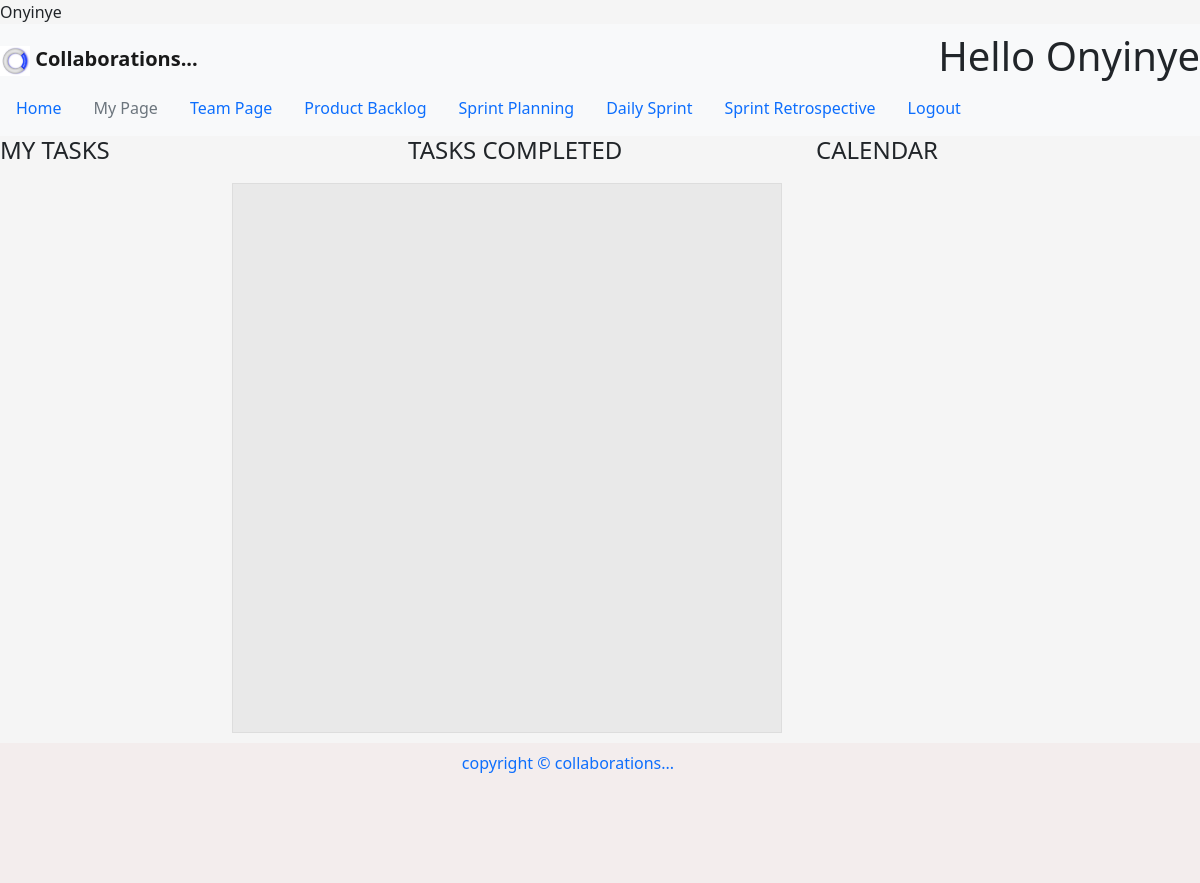
The app's page /userPage.php (signed in), older data.
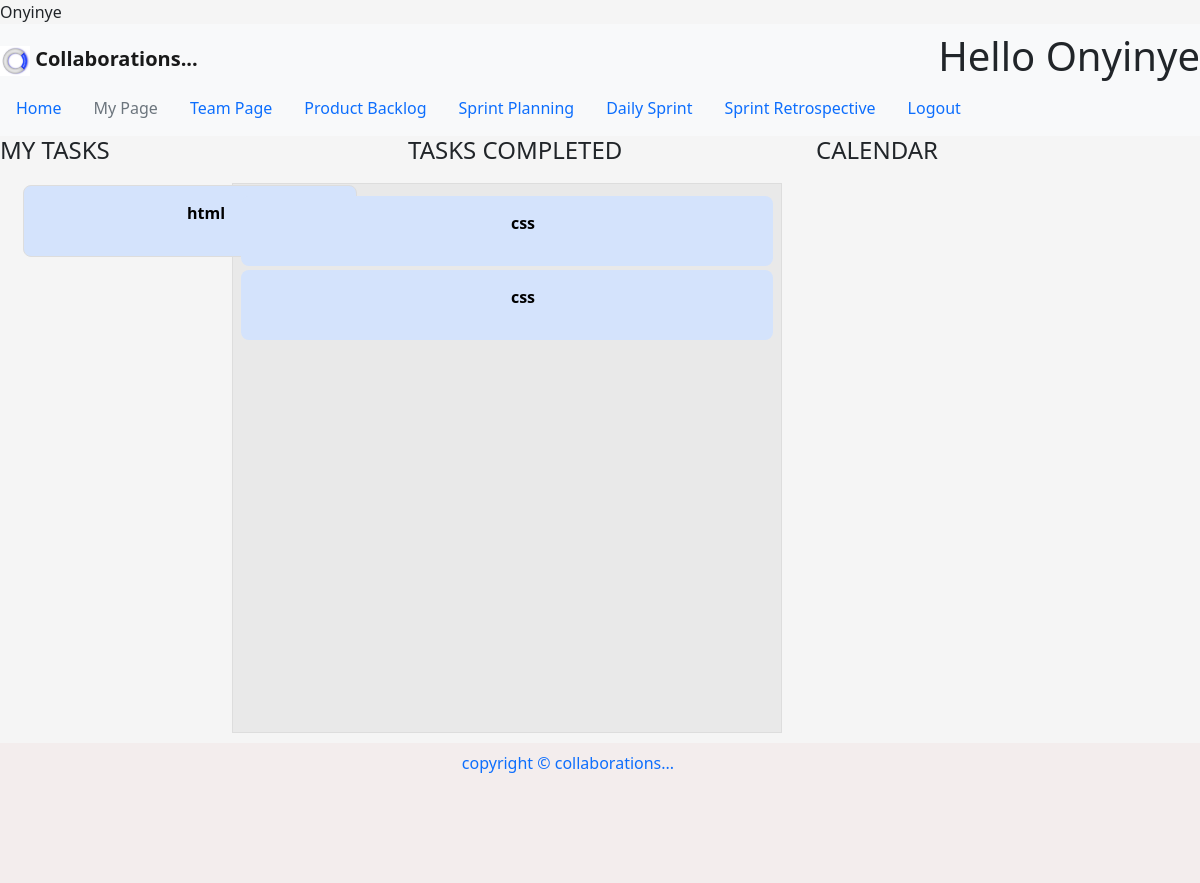
The same page, newer data.
### tables this page shows
CREATE TABLE `tasks` (
  `id` int(11) NOT NULL,
  `task` varchar(225) NOT NULL,
  `task_start` date NOT NULL,
  `task_end` date NOT NULL,
  `is_completed` enum('yes','no','maybe') DEFAULT NULL,
  `assigned_to` int(11) DEFAULT NULL
);

### userPage.php (the view, shortened to what this page needs)
<?php
include('dbconnect.php');
$user = $_SESSION['user'];
$result1 = mysqli_query($db,"SELECT * FROM tasks AS T, team_users AS U WHERE T.assigned_to = U.ID AND FirstName = '$user' AND is_completed = 'no'");
$mytask = mysqli_fetch_all($result1,MYSQLI_ASSOC);
$completeResult = mysqli_query($db, "SELECT id, task, is_completed FROM tasks where is_completed = 'yes' ORDER
BY id desc");
$completeTask = mysqli_fetch_all($completeResult,MYSQLI_ASSOC);
?>
<!DOCTYPE html>
<html lang="en">
<head>
    <link href="https://cdn.jsdelivr.net/npm/bootstrap@5.0.0-beta1/dist/css/bootstrap.min.css" rel="stylesheet">
    <link rel="stylesheet" href="//code.jquery.com/ui/1.12.1/themes/base/jquery-ui.css">
    <link rel="stylesheet" href="style.css">
</head>
<body>
<header>
    <nav class="navbar navbar-light bg-light">
        <a class="navbar-brand" href="#">
            <img src="assets/collabo_logo.jpeg" width="30" height="30" class="d-inline-block align-center" alt="collaborations logo"><b class="logoName">
                Collaborations...</b></a>
        <?php
        echo '<h1>Hello '. $_SESSION['user'].'</h1>';
        ?>
        <ul class="nav justify-content-center">
            <li class="nav-item">
                <a class="nav-link active" href="home.php">Home</a>
            </li>
            <li class="nav-item">
                <a class="nav-link disabled" href="userTest.php">My Page</a>
            </li>
            <li class="nav-item">
                <a class="nav-link" href="team_page.php">Team Page</a>
            </li>
            <li class="nav-item">
                <a class="nav-link" href="pBacklog.php">Product Backlog</a>
            </li>
            <li class="nav-item">
                <a class="nav-link" href="try.php">Sprint Planning</a>
            </li>
            <li class="nav-item">
                <a class="nav-link" href="">Daily Sprint</a>
            </li>
            <li class="nav-item">
                <a class="nav-link" href="Chat.php">Sprint Retrospective</a>
            </li>
            <li class="nav-item">
                <a class="nav-link" href="login.php">Logout</a>
            </li>
        </ul>
    </nav>
</header>
<div class="row">
    <div class="col-md-4">
        <h4>MY TASKS </h4>
        <div class="li_containers">
            <?php foreach ($mytask as $key => $item) { ?>
                <div class="ui-widget-content listitems" data-itemid=<?php echo $item['id'] ?> >
                    <ul>
                        <li><strong><?php echo $item['task'] ?></strong></li>
                    </ul>
                </div>
            <?php } ?>
        </div>
    </div>
    <div class="col-md-4">
        <h4>TASKS COMPLETED</h4>
        <div id="droppable" class="ui-widget-header">
            <?php foreach ($completeTask as $key => $citem) { ?>
                <div class="listitems" >
                    <ul>
                        <li><strong><?php echo $citem['task'] ?></strong></li>
                    </ul>
                </div>
            <?php } ?>
        </div>
    </div>
    <div class="col-md-4">
        <h4>CALENDAR</h4>
    </div>
</div>
<footer class="container-fluid">
    <ul class="nav justify-content-center">
        <li class="nav-item">
            <a class="nav-link active" href="#">copyright &copy; collaborations...</a>
        </li>
        <li class="nav-item">
            <a class="nav-link" href="#"></a>
        </li>
        <li class="nav-item">
            <a class="nav-link" href="#"></a>
        </li>
    </ul>
</footer>
</body>
</html>

Row changes from the older to the newer data that the page shows:
added tasks: task "html", shown under "MY TASKS"
added tasks: task "css", shown under "TASKS COMPLETED"
added tasks: task "css", shown under "TASKS COMPLETED"
